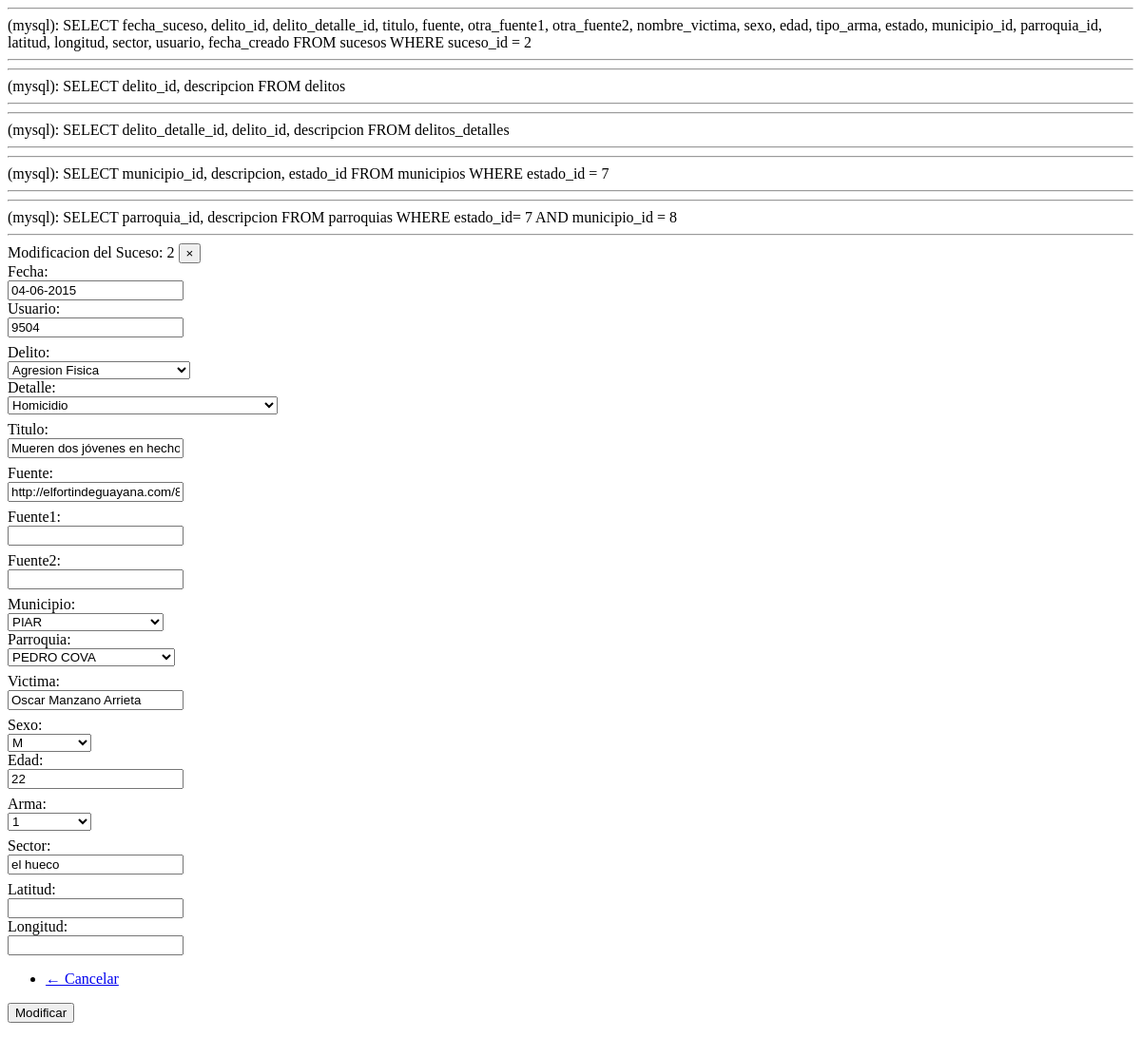
Before: /sucesos/frm_modi_suceso.php?suceso_id=2 with the older database file.
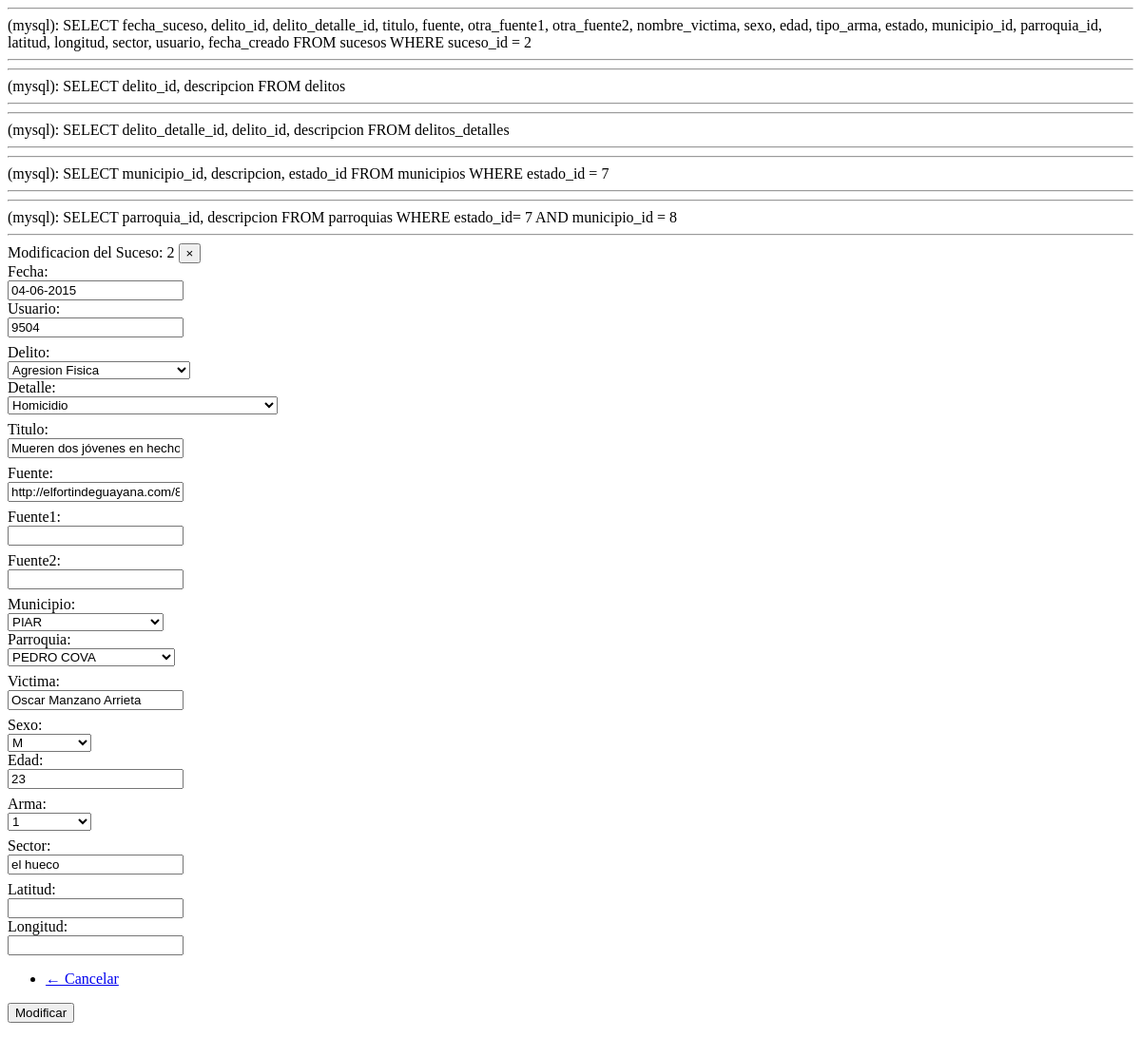
After: the same page with the newer database file.
### tables this page shows
CREATE TABLE IF NOT EXISTS `sucesos` (
`suceso_id` int(11) NOT NULL,
  `fecha_suceso` datetime DEFAULT NULL,
  `delito_id` int(11) DEFAULT NULL,
  `delito_detalle_id` int(11) DEFAULT NULL,
  `titulo` varchar(255) DEFAULT NULL,
  `fuente` varchar(100) DEFAULT NULL,
  `otra_fuente1` varchar(100) DEFAULT NULL,
  `otra_fuente2` varchar(100) DEFAULT NULL,
  `nombre_victima` varchar(80) DEFAULT NULL,
  `sexo` varchar(1) DEFAULT NULL,
  `edad` int(3) DEFAULT NULL,
  `tipo_arma` smallint(6) DEFAULT NULL,
  `estado` smallint(6) DEFAULT NULL,
  `municipio_id` smallint(6) DEFAULT NULL,
  `parroquia_id` smallint(6) DEFAULT NULL,
  `latitud` double DEFAULT NULL,
  `longitud` double DEFAULT NULL,
  `sector` varchar(255) DEFAULT NULL,
  `usuario` varchar(15) NOT NULL,
  `mi_reseña` varchar(1500) NOT NULL,
  `observaciones` varchar(1000) NOT NULL,
  `fecha_creado` datetime DEFAULT NULL
);

### adodb/adodb.inc.php (called while the page is built, shortened)
<?php
if (!defined('_ADODB_LAYER')) {
	GLOBAL
		$ADODB_vers,
		$ADODB_COUNTRECS,
		$ADODB_CACHE_DIR,
		$ADODB_CACHE,
		$ADODB_CACHE_CLASS,
		$ADODB_EXTENSION,
		$ADODB_COMPAT_FETCH,
	 	$ADODB_FETCH_MODE,
		$ADODB_GETONE_EOF,
		$ADODB_QUOTE_FIELDNAMES;
	abstract class ADOConnection {
	var $database = '';
	var $host = '';
	var $user = '';
	var $debug = false;
	var $true = '1';
	var $false = '0';
	var $fetchMode=false;
	var $bulkBind = false;
	var $_queryID = false;
	var $_bindInputArray = false;
	function Connect($argHostname = "", $argUsername = "", $argPassword = "", $argDatabaseName = "", $forceNew = false)
	{
		if ($argHostname != "") $this->host = $argHostname;
		if ($argUsername != "") $this->user = $argUsername;
		if ($argDatabaseName != "") $this->database = $argDatabaseName;
		if ($forceNew) {
			if ($rez=$this->_nconnect($this->host, $this->user, $argPassword, $this->database)) return true;
		} else {
			 if ($rez=$this->_connect($this->host, $this->user, $argPassword, $this->database)) return true;
		}
		return $ret;
	}
	function Prepare($sql)
	{
		return $sql;
	}
	function SetFetchMode($mode)
	{
		$old = $this->fetchMode;
		$this->fetchMode = $mode;
		if ($old === false) {
		global $ADODB_FETCH_MODE;
			return $ADODB_FETCH_MODE;
		}
		return $old;
	}
	function Execute($sql,$inputarr=false)
	{
		if ($inputarr !== false) {
			if (!is_array($inputarr)) $inputarr = array($inputarr);
			$element0 = reset($inputarr);
			$array_2d = $this->bulkBind && is_array($element0) && !is_object(reset($element0));
			unset($element0);
			if (!is_array($sql) && !$this->_bindInputArray) {
				$sqlarr = explode('?',$sql);
				$nparams = sizeof($sqlarr)-1;
				if (!$array_2d) $inputarr = array($inputarr);
				foreach($inputarr as $arr) {
					$sql = ''; $i = 0;
					while(list(, $v) = each($arr)) {
						$sql .= $sqlarr[$i];
						$typ = gettype($v);
						if ($typ == 'string')
							$sql .= $this->qstr($v);
						else if ($typ == 'double')
							$sql .= str_replace(',','.',$v);
						else if ($typ == 'boolean')
							$sql .= $v ? $this->true : $this->false;
						else if ($typ == 'object') {
							if (method_exists($v, '__toString')) $sql .= $this->qstr($v->__toString());
							else $sql .= $this->qstr((string) $v);
						} else if ($v === null)
							$sql .= 'NULL';
						else
							$sql .= $v;
						$i += 1;
						if ($i == $nparams) break;
					}
					if (isset($sqlarr[$i])) {
						$sql .= $sqlarr[$i];
						if ($i+1 != sizeof($sqlarr)) $this->outp_throw( "Input Array does not match ?: ".htmlspecialchars($sql),'Execute');
					} else if ($i != sizeof($sqlarr))
						$this->outp_throw( "Input array does not match ?: ".htmlspecialchars($sql),'Execute');
					$ret = $this->_Execute($sql);
					if (!$ret) return $ret;
				}
			} else {
				if ($array_2d) {
					if (is_string($sql))
						$stmt = $this->Prepare($sql);
					else
						$stmt = $sql;
					foreach($inputarr as $arr) {
						$ret = $this->_Execute($stmt,$arr);
						if (!$ret) return $ret;
					}
				} else {
					$ret = $this->_Execute($sql,$inputarr);
				}
			}
		} else {
			$ret = $this->_Execute($sql,false);
		}
		return $ret;
	}
	function _Execute($sql,$inputarr=false)
	{
		if ($this->debug) {
			global $ADODB_INCLUDED_LIB;
			if (empty($ADODB_INCLUDED_LIB)) include(ADODB_DIR.'/adodb-lib.inc.php');
			$this->_queryID = _adodb_debug_execute($this, $sql,$inputarr);
		} else {
			$this->_queryID = @$this->_query($sql,$inputarr);
		}
		$rs = new $rsclass($this->_queryID,$this->fetchMode);
		$rs->connection = $this;
		$rs->Init();
		if (is_array($sql)) $rs->sql = $sql[0];
		else $rs->sql = $sql;
		return $rs;
	}
}
	class ADORecordSet implements IteratorAggregate {
	function ADORecordSet($queryID)
	{
		$this->_queryID = $queryID;
	}
}
	function ADOLoadCode($dbType)
	{
		$db = strtolower($dbType);
		switch ($db) {
			default:
				$class = $db; break;
		}
		$file = ADODB_DIR."/drivers/adodb-".$db.".inc.php";
		if (class_exists("ADODB_" . $class)) return $class;
		return false;
	}
	function ADONewConnection($db='')
	{
	GLOBAL $ADODB_NEWCONNECTION, $ADODB_LASTDB;
		$errorfn = (defined('ADODB_ERROR_HANDLER')) ? ADODB_ERROR_HANDLER : false;
		if(empty($obj)) {
			if (!isset($ADODB_LASTDB)) $ADODB_LASTDB = '';
			if ($db != $ADODB_LASTDB) $db = ADOLoadCode($db);
			$cls = 'ADODB_'.$db;
			$obj = new $cls();
		}
		return $obj;
	}
}

### connections/guayana_s.php (called while the page is built, shortened)
<?php
		require_once(CONN_DIR."/../adodb/adodb.inc.php");
		class Conexion {
					private $dbConn;
					function __construct() {
						    $this->servidor='localhost';
						    $this->nombreBD='guayana_segura';
							$this->user='ag09504';
							$this->password='ag09504';
							$this->dbConn=ADONewConnection('mysql');
							$this->dbConn->Connect($this->servidor,$this->user,$this->password,$this->nombreBD);
					}
					function getDbConn() {
					    return $this->dbConn;
					}
		}
function normaliza($fecha){
	return substr($fecha, 8, 2)."-".substr($fecha, 5, 2)."-".substr($fecha, 0, 4);
}
?>

### adodb/drivers/adodb-mysql.inc.php (called while the page is built, shortened)
<?php
if (! defined("_ADODB_MYSQL_LAYER")) {
class ADODB_mysql extends ADOConnection {
	var $forceNewConnect = false;
	var $clientFlags = 0;
	function _connect($argHostname, $argUsername, $argPassword, $argDatabasename)
	{
		if (ADODB_PHPVER >= 0x4300)
			$this->_connectionID = mysql_connect($argHostname,$argUsername,$argPassword,
												$this->forceNewConnect,$this->clientFlags);
		else if (ADODB_PHPVER >= 0x4200)
			$this->_connectionID = mysql_connect($argHostname,$argUsername,$argPassword,
												$this->forceNewConnect);
		else
			$this->_connectionID = mysql_connect($argHostname,$argUsername,$argPassword);
		if ($argDatabasename) return $this->SelectDB($argDatabasename);
		return true;
	}
	function SelectDB($dbName)
	{
		if ($this->_connectionID) {
			return @mysql_select_db($dbName,$this->_connectionID);
		}
		else return false;
	}
	function _query($sql,$inputarr=false)
	{
	return mysql_query($sql,$this->_connectionID);
	}
}
class ADORecordSet_mysql extends ADORecordSet{
	function ADORecordSet_mysql($queryID,$mode=false)
	{
		switch ($mode)
		{
		case ADODB_FETCH_ASSOC:$this->fetchMode = MYSQL_ASSOC; break;
		}
	}
	function _initrs()
	{
		$this->_numOfRows = @mysql_num_rows($this->_queryID);
		$this->_numOfFields = @mysql_num_fields($this->_queryID);
	}
	function Fields($colname)
	{
		if ($this->fetchMode != MYSQL_NUM) return @$this->fields[$colname];
		 return $this->fields[$this->bind[strtoupper($colname)]];
	}
	function MoveNext()
	{
		if (@$this->fields = mysql_fetch_array($this->_queryID,$this->fetchMode)) {
			return true;
		}
		return false;
	}
	function _fetch()
	{
		$this->fields =  @mysql_fetch_array($this->_queryID,$this->fetchMode);
		return is_array($this->fields);
	}
}
}

### adodb/adodb-lib.inc.php (called while the page is built, shortened)
<?php
function _adodb_debug_execute(&$zthis, $sql, $inputarr)
{
	$ss = '';
	$sqlTxt = is_array($sql) ? $sql[0] : $sql;
	$inBrowser = isset($_SERVER['HTTP_USER_AGENT']);
	$dbt = $zthis->databaseType;
	$qID = $zthis->_query($sql,$inputarr);
	return $qID;
}

### sucesos/frm_modi_suceso.php (the view, shortened to what the changed rows need)
<?php
include_once '../connections/guayana_s.php';
$conexion=new Conexion();
$db=$conexion->getDbConn();
$db->debug = true;
$suceso_id = $_GET['suceso_id'];
$query_suceso = $db->Prepare("SELECT fecha_suceso, delito_id, delito_detalle_id, titulo, fuente, otra_fuente1, otra_fuente2, nombre_victima, sexo, edad, tipo_arma, estado,
	municipio_id, parroquia_id,	latitud, longitud, sector, usuario, fecha_creado
	FROM sucesos WHERE suceso_id = $suceso_id");
$db->SetFetchMode(ADODB_FETCH_ASSOC);
$rs_suceso = $db->Execute($query_suceso);
$fecha_suceso = normaliza($rs_suceso->Fields('fecha_suceso'));
$titulo = $rs_suceso->Fields('titulo');
$fuente = $rs_suceso->Fields('fuente');
$nombre_victima = $rs_suceso->Fields('nombre_victima');
$sexo = $rs_suceso->Fields('sexo');
$edad = $rs_suceso->Fields('edad');
$tipo_arma = $rs_suceso->Fields('tipo_arma');
$sector = $rs_suceso->Fields('sector');
$usuario = $rs_suceso->Fields('usuario');
?>
<!DOCTYPE html>
<html lang="en">
<head>
</head>
<body>
<div class="modal fade" id="myModal">
  <div class="modal-dialog">
    <div class="modal-content">
	<div class="modal-body">
		<div class="panel panel-primary">
	    <div class="panel-body">
	          <form class="form-horizontal" role="form" id="contactform">
				<div class="form-group">
					<div class="col-xs-5 input-daterange" id="datepicker">
						<input type="text" class="input-small" name="fecha" id="fecha" value="<?php echo $fecha_suceso; ?>"/>
					</div>
					<div class="col-xs-3">
						<input class="form-control input-sm" name="usuario" id="usuario" type="text" value="<?php echo $usuario; ?>">
					</div>
				</div>
                <div class="form-group">
					<div class="col-xs-10">
						<input class="form-control input-sm" name="titulo" id="titulo" type="text" value="<?php echo $titulo; ?>">
					</div>
				</div>
				<div class="form-group">
					<div class="col-xs-10">
						<input class="form-control input-sm" name="fuente" id="fuente" type="text" value="<?php echo $fuente; ?>">
					</div>
				</div>
				<div class="form-group">
					<div class="col-xs-10">
						<input class="form-control input-sm" name="nombre_victima" id="nombre_victima" type="text" value="<?php echo $nombre_victima; ?>">
					</div>
				</div>
				<div class="form-group">
					<div class="col-xs-4">
						<select class="form-control input-sm" id="sexo" name="sexo" >
		                    <?php if ($sexo=="M") { ?>
							<option selected= "selected">M</option>
			                <?php }else{ ?>
							<option selected= "selected">F</option>
							<?php }?>
			             </select>
					</div>
					<div class="col-xs-4">
						<input class="form-control input-sm" name="edad" id="edad" type="text" value="<?php echo $edad; ?>">
					</div>
				</div>
                <div class="form-group">
					<div class="col-xs-10">
						<select class="form-control input-sm" id="tipo_arma" name="tipo_arma" >
		                    <?php if ($tipo_arma=="1") { ?>
							<option selected= "selected">1</option>
			                <?php }else{ ?>
							<option selected= "selected">2</option>
							<?php }?>
			             </select>
					</div>
				</div>
                <div class="form-group">
					<div class="col-xs-10">
						<input class="form-control input-sm" name="sector" id="sector" type="text" value="<?php echo $sector; ?>">
					</div>
				</div>
	          </form>
		</div>
	 </div>
	</div>
	</div>
  </div>
</div>
</body>
</html>

Changed rows visible on the page:
changed sucesos "Mueren dos jóvenes en hechos de violencias": edad "22" → "23"
